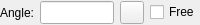
<?xml version="1.0" encoding="UTF-8"?>
<ui version="4.0">
 <class>LC_UCSSetOptions</class>
 <widget class="QWidget" name="LC_UCSSetOptions">
  <property name="geometry">
   <rect>
    <x>0</x>
    <y>0</y>
    <width>200</width>
    <height>24</height>
   </rect>
  </property>
  <property name="windowTitle">
   <string>Form</string>
  </property>
  <layout class="QGridLayout" name="gridLayout">
   <property name="leftMargin">
    <number>0</number>
   </property>
   <property name="topMargin">
    <number>1</number>
   </property>
   <property name="rightMargin">
    <number>0</number>
   </property>
   <property name="bottomMargin">
    <number>1</number>
   </property>
   <item row="0" column="3">
    <widget class="QCheckBox" name="cbFreeAngle">
     <property name="toolTip">
      <string>Specifies whether X-Axis angle is defined by entered value or by mouse position</string>
     </property>
     <property name="text">
      <string>Free</string>
     </property>
    </widget>
   </item>
   <item row="0" column="0">
    <widget class="QLabel" name="label">
     <property name="text">
      <string>Angle:</string>
     </property>
    </widget>
   </item>
   <item row="0" column="1">
    <widget class="QLineEdit" name="leAngle">
     <property name="sizePolicy">
      <sizepolicy hsizetype="Preferred" vsizetype="Preferred">
       <horstretch>0</horstretch>
       <verstretch>0</verstretch>
      </sizepolicy>
     </property>
     <property name="maximumSize">
      <size>
       <width>80</width>
       <height>16777215</height>
      </size>
     </property>
     <property name="toolTip">
      <string>Angle X-axis of new coordinate system</string>
     </property>
    </widget>
   </item>
   <item row="0" column="2">
    <widget class="QToolButton" name="tbPickAngle">
     <property name="toolTip">
      <string>Pick angle from drawing</string>
     </property>
     <property name="text">
      <string/>
     </property>
     <property name="icon">
      <iconset resource="../../../../res/icons/icons.qrc">
       <normaloff>:/icons/interactive_pick_angle.lci</normaloff>:/icons/interactive_pick_angle.lci</iconset>
     </property>
    </widget>
   </item>
  </layout>
 </widget>
 <resources>
  <include location="../../../../res/icons/icons.qrc"/>
 </resources>
 <connections/>
</ui>
